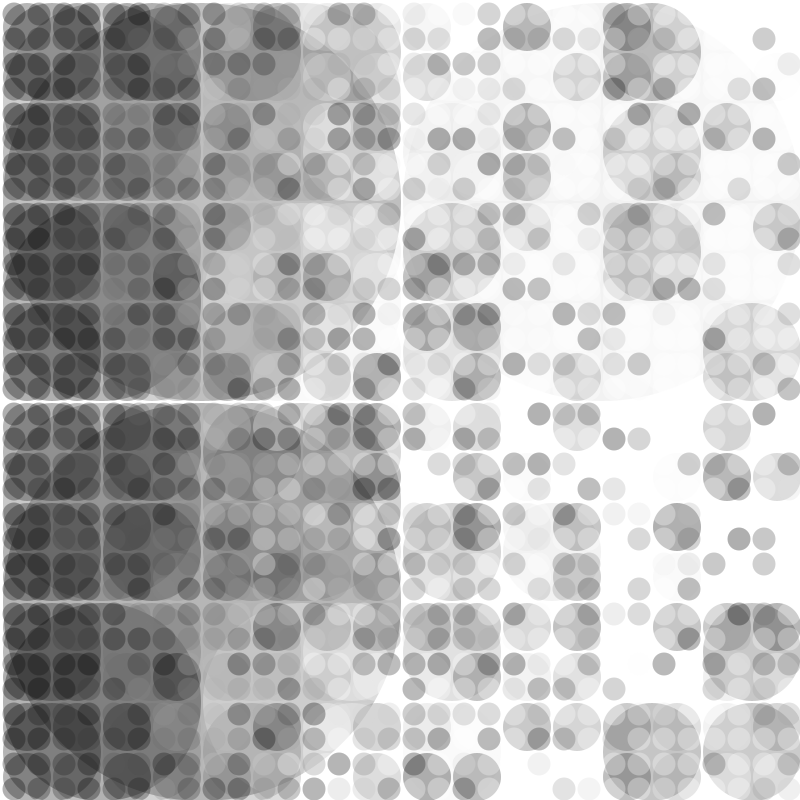
Frame 1 (no input)
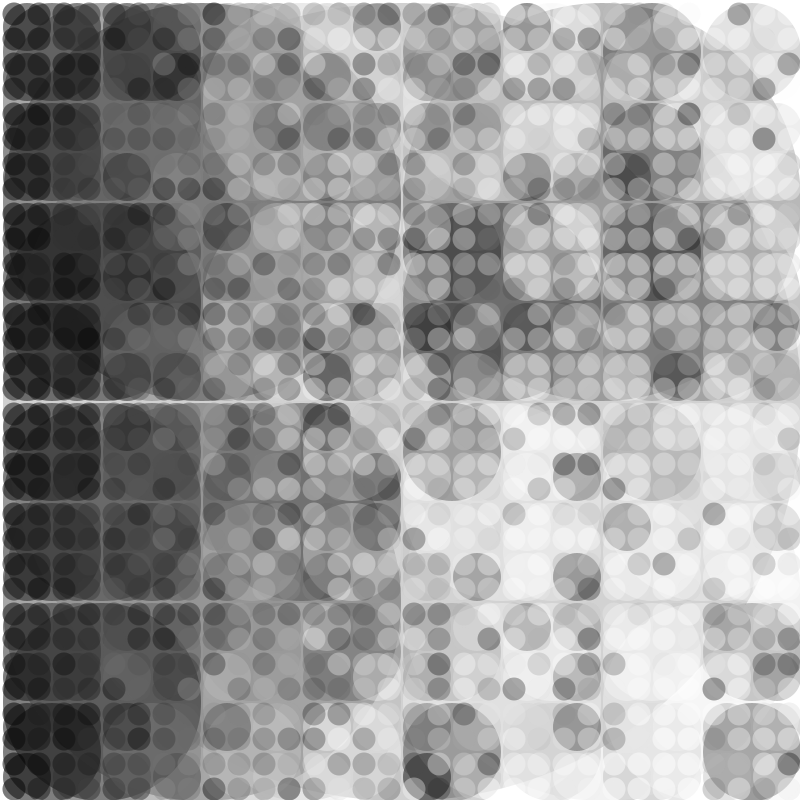
Frame 2 (the mouse pressed at the canvas centre, redrawn once)

The Processing sketch that drew these frames (run headless with seeded random() and noise(); the mouse was pressed at the canvas centre and the sketch redrawn once):

// Processing sketch: processing_31512
// ── processing_31512.pde

void setup()
{
  int a = 800;
  size (800,800);
  noStroke();
  smooth();
  noLoop();
  background(255);
   
}
 
int level = 6;
 
void draw()
{
  int x = width;
  int y = height;
  int diam = width;
  if(width<height){
    diam=height;}
   
  drawCircle(x, y, diam, level);
   
}
 
void drawCircle(int x, int y, int diam, int level)
{
  fill(random(x/2),80);
   
  ellipse(x/2+2,y/2+2,diam-2, diam-2);
  if (level>1)
  {
    level = level - 1;
    drawCircle(x-diam/2,y-diam/2,diam/2,level);
    drawCircle(x+diam/2,y-diam/2,diam/2,level);
    drawCircle(x+diam/2,y+diam/2,diam/2,level);
    drawCircle(x-diam/2,y+diam/2,diam/2,level);
  }
}
 
void mouseClicked()
{
  if (level>= 10)
  {
    level = 0;
  }
  level = level + 1;
  fill(255);
  rect(0,0,width, height);
  redraw();
   
}
